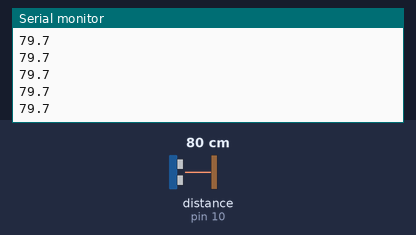
The sketch below on a simulated Arduino Uno, built with avr-gcc and run on an emulated ATmega328P. On the bench: the last lines printed to the serial monitor. Wiring (inferred from the names in the program): ultrasonic range finder: trigger pin 9; echo pin 10. Inputs (shaded band) come from the test bench; at power-on: distance to the obstacle (sensor on pin 10) 80 cm. The echo pulse lasts 58.3 µs per cm.

Above: at 1.3 s.
1.4 s: distance to the obstacle (sensor on pin 10) set to 2 cm
At 1.9 s:
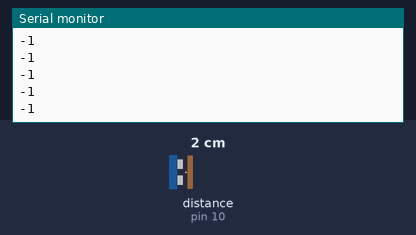
2.9 s: distance to the obstacle (sensor on pin 10) set to 4 cm
At 3.4 s:
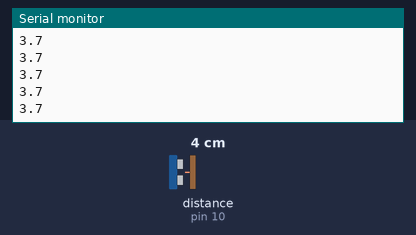
Timing chart, 0 to 5.9 s (numbered marks = the images above; inputs shaded):
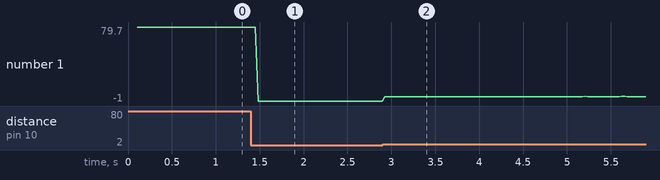

Measured:
- after the input at 1.4 s, the serial monitor: prints a new line after 0.08 s (image 1)
- after the input at 2.9 s, the serial monitor: prints a new line at once (image 2)
- plotted number 1: 79.7 → -1 after the input at 1.4 s, -1 → 3.7 after the input at 2.9 s

The sketch:

mesafe-kusu.ino
```cpp
/*
  Mesafe Kuşu - Arduino kodu (HC-SR04 ultrasonik mesafe sensörü) - kararlı sürüm

  Bağlantı:
    HC-SR04 VCC  -> Arduino 5V
    HC-SR04 GND  -> Arduino GND
    HC-SR04 TRIG -> Arduino D9
    HC-SR04 ECHO -> Arduino D10

  Ne yapar?
    - Her 30 ms'de bir ölçüm yapar (saniyede ~33 değer): el hareketi gecikmesiz izlenir.
    - Son 3 ölçümün ORTANCASINI (medyan) gönderir: tek seferlik hatalı/zıplayan
      okumalar oyuna hiç ulaşmaz. Ek yumuşatma ve hassasiyet ayarı oyun sayfasındadır
      ("Hassasiyet" kaydırıcısı).
    - Seri porta satır başına tek bir sayı yazar (örn. 23.4). Yankı yoksa (el menzil
      dışında) -1 yazar; böylece oyun "Arduino bağlı ama el yok" ile "kablo koptu"
      durumunu ayırt eder.
    - Sensör kablosu çıkarsa ya da sensör takılı değilse de -1 gönderir, kart
      susmaz; oyun bağlantıyı koparmış saymaz.

  Kullanım:
    1) Kodu karta yükleyin, ardından Arduino IDE'nin Seri Monitörünü KAPATIN
       (açık kalırsa tarayıcı bağlanamaz).
    2) Oyun sayfasında "Arduino'yu bağla"ya basıp kartı seçin. Baud: 115200.
    3) Kart USB'ye takılınca kendini yeniden başlatır; ilk 1-2 saniye veri gelmeyebilir.
*/

const int TRIG_PIN = 9;
const int ECHO_PIN = 10;

const unsigned long OLCUM_ARALIGI_MS = 30;            // iki ölçüm arası (yakın mesafede 30 ms güvenli; saniyede ~33 ölçüm)
const unsigned long YANKI_ZAMAN_ASIMI_US = 12000UL;   // ~2 m; daha uzağı oyun için gereksiz (yankı gelmezse hızlı vazgeçer)
const float MIN_CM = 2.0;                             // HC-SR04'ün güvenilir alt sınırı
const float MAX_CM = 200.0;
const int PENCERE = 3;                                // medyan penceresi (tek sayı olmalı); 3 = düşük gecikme, tek sıçramaları eler

float pencere[PENCERE];
int pencereSayisi = 0;       // pencerede geçerli kaç ölçüm var
int pencereIndeks = 0;
int ardArdaBos = 0;          // art arda kaç ölçümde yankı gelmedi
int supheliSayac = 0;        // art arda kaç ölçüm ani sıçrama gibi göründü
unsigned long sonOlcum = 0;

void setup() {
  Serial.begin(115200);
  // Leonardo / Micro gibi USB'si yerleşik kartlar için: port açılana kadar en fazla 2 sn bekle.
  unsigned long t0 = millis();
  while (!Serial && millis() - t0 < 2000) { }

  pinMode(TRIG_PIN, OUTPUT);
  pinMode(ECHO_PIN, INPUT);
  digitalWrite(TRIG_PIN, LOW);
  delay(100);                // sensör açılışta otursun
}

// Tek ölçüm: santimetre döndürür, yankı yoksa ya da aralık dışıysa -1.
float olcCm() {
  digitalWrite(TRIG_PIN, LOW);
  delayMicroseconds(4);
  digitalWrite(TRIG_PIN, HIGH);
  delayMicroseconds(10);
  digitalWrite(TRIG_PIN, LOW);

  unsigned long sure = pulseIn(ECHO_PIN, HIGH, YANKI_ZAMAN_ASIMI_US);
  if (sure == 0) return -1;                      // yankı gelmedi
  float cm = sure * 0.01715;                     // ses: 0.0343 cm/us, gidiş-dönüş => /2
  if (cm < MIN_CM || cm > MAX_CM) return -1;
  return cm;
}

// Penceredeki geçerli ölçümlerin ortancası (en fazla 5 eleman: ekleme sıralaması yeterli).
float ortanca() {
  float kopya[PENCERE];
  for (int i = 0; i < pencereSayisi; i++) kopya[i] = pencere[i];
  for (int i = 1; i < pencereSayisi; i++) {
    float v = kopya[i];
    int j = i - 1;
    while (j >= 0 && kopya[j] > v) { kopya[j + 1] = kopya[j]; j--; }
    kopya[j + 1] = v;
  }
  return kopya[pencereSayisi / 2];
}

void loop() {
  unsigned long simdi = millis();
  if (simdi - sonOlcum < OLCUM_ARALIGI_MS) return;   // delay() yerine zamanlayıcı: seri hat hep akıcı
  sonOlcum = simdi;

  float cm = olcCm();

  // Ani sıçrama koruması: pencere doluyken son ortancadan 40 cm'den fazla uzak TEK bir ölçüm
  // sensör parazitidir; üst üste 2 kez gelirse gerçek hareket sayılır.
  if (cm > 0 && pencereSayisi >= 3) {
    float onceki = ortanca();
    if (abs(cm - onceki) > 40.0) {
      supheliSayac++;
      if (supheliSayac < 2) cm = -2;                  // bu ölçümü yok say (boşluk sayılmaz)
    } else {
      supheliSayac = 0;
    }
  }

  if (cm == -2) {
    if (pencereSayisi > 0) Serial.println(ortanca(), 1);
    return;
  }

  if (cm > 0) {
    supheliSayac = 0;
    ardArdaBos = 0;
    pencere[pencereIndeks] = cm;
    pencereIndeks = (pencereIndeks + 1) % PENCERE;
    if (pencereSayisi < PENCERE) pencereSayisi++;
    Serial.println(ortanca(), 1);                    // örn. 23.4
  } else {
    ardArdaBos++;
    if (ardArdaBos >= 3) {
      // El menzilden çıktı ya da sensör yok: pencereyi temizle, "-1" ile haber ver.
      pencereSayisi = 0;
      pencereIndeks = 0;
      Serial.println(-1);
    } else if (pencereSayisi > 0) {
      Serial.println(ortanca(), 1);                  // kısa süreli tek tük kayıpta son değeri koru
    }
  }
}
```
